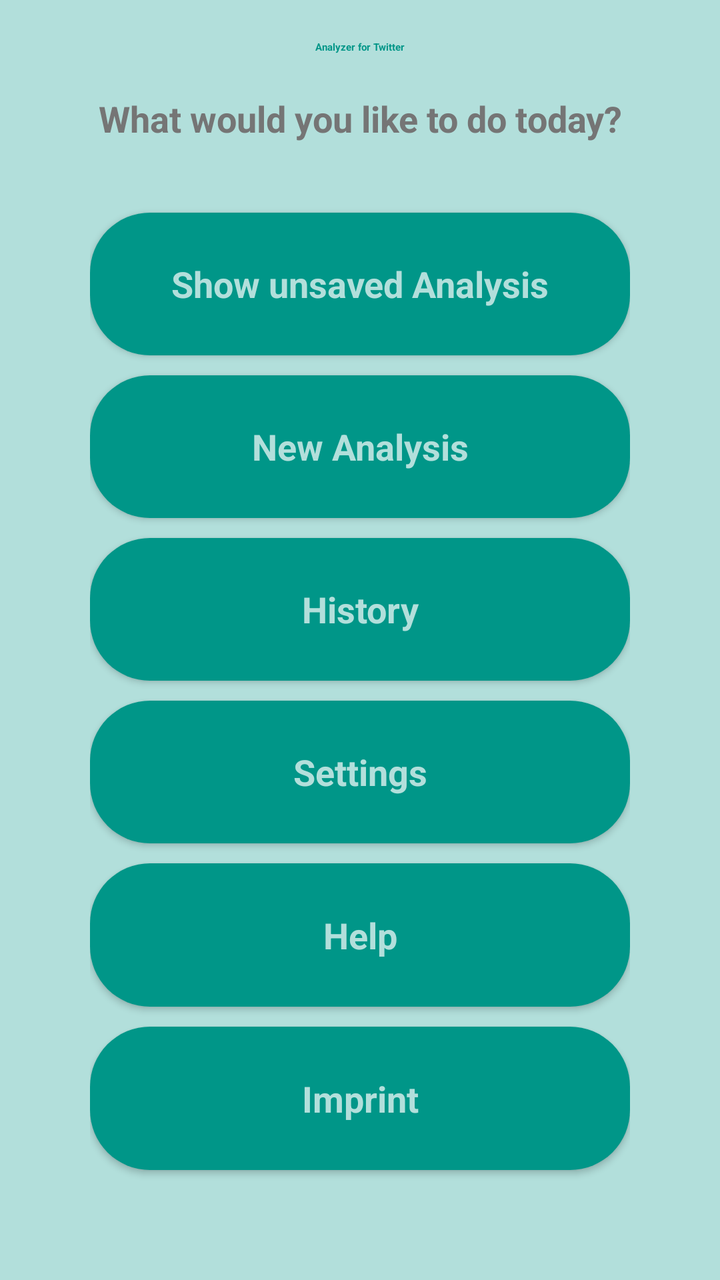
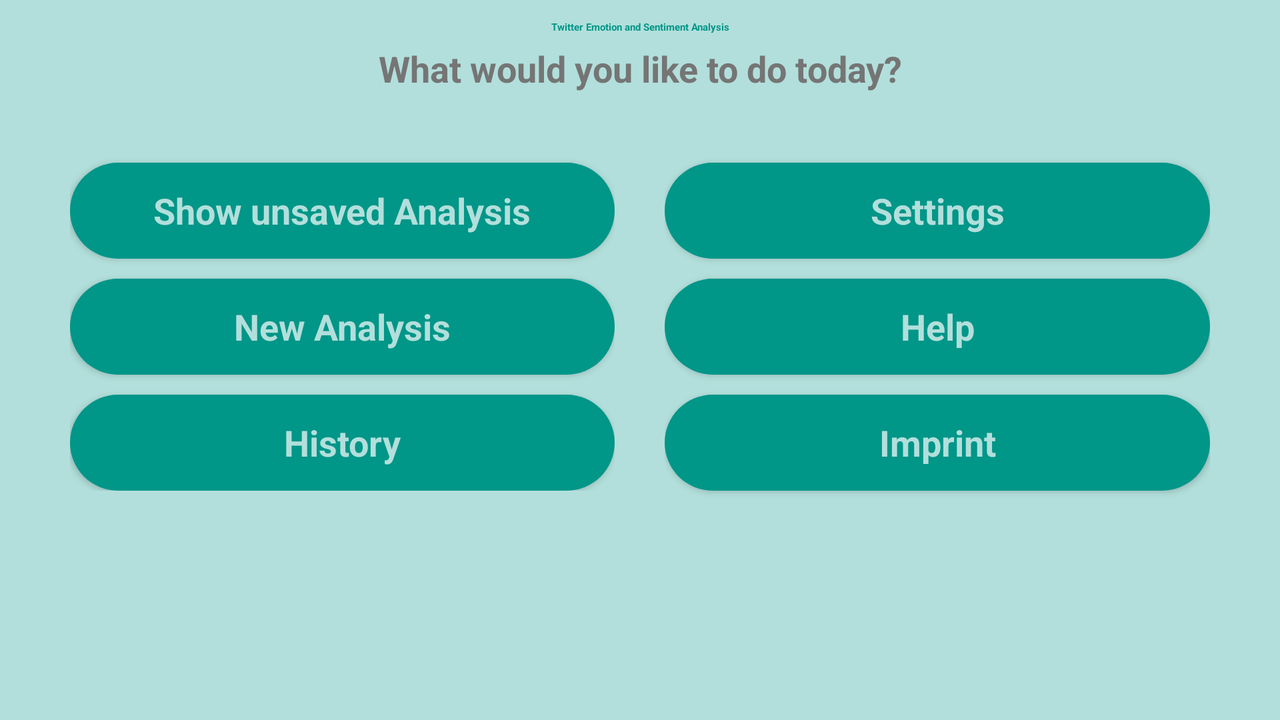

One screen, two layout resources from the same app: the default and the repository's alternative for another configuration. Each is rendered where Android would select it; the XML of both is given below.
<!-- AndroidManifest.xml: application theme AppTheme -->
<!-- res/layout/activity_main.xml -->
<?xml version="1.0" encoding="utf-8"?>

<LinearLayout xmlns:android="http://schemas.android.com/apk/res/android"
    xmlns:tools="http://schemas.android.com/tools"
    android:layout_width="match_parent"
    android:layout_height="match_parent"
    android:orientation="vertical"
    android:padding="20dp"
    android:background="@color/colorBackground">

    <TextView
        android:layout_width="match_parent"

        android:text="Analyzer for Twitter"
        android:gravity="center"

        android:textAppearance="@style/H1"

        android:layout_height="wrap_content" />

    <TextView
        android:layout_marginTop="20dp"
        android:layout_width="match_parent"
        android:gravity="center"
        android:text="What would you like to do today?"
        android:textAppearance="@style/H2"
        android:layout_height="wrap_content" />



    <LinearLayout
        android:layout_width="match_parent"
        android:layout_weight="1"
        android:gravity="center"
        android:orientation="horizontal"
        android:padding="25dp"
        android:layout_height="0dp">

        <LinearLayout
            android:layout_width="0dp"
            android:orientation="vertical"
            android:layout_weight="7"
            android:layout_height="match_parent">

            <Button
                android:id="@+id/unsavedanalysis"
                android:layout_width="match_parent"
                android:layout_height="0dp"
                android:layout_marginTop="10dp"
                android:layout_weight="1"
                android:backgroundTint="@color/warning"
                android:textAppearance="@style/button"
                android:background="@drawable/roundblue2"
                android:text="Show unsaved Analysis" />




            <Button
                android:id="@+id/newAnalysis"
                android:layout_width="match_parent"
                android:layout_height="0dp"
                android:layout_marginTop="10dp"
                android:layout_weight="1"
                android:background="@drawable/roundblue2"
                android:text="New Analysis"
                android:textAppearance="@style/button" />

            <Button
                android:id="@+id/history"
                android:background="@drawable/roundblue2"
                android:textAppearance="@style/button"
                android:layout_width="match_parent"
                android:layout_marginTop="10dp"
                android:layout_weight="1"
                android:text="History"

                android:layout_height="0dp" />

            <Button
                android:id="@+id/settings"
                android:background="@drawable/roundblue2"
                android:textAppearance="@style/button"
                android:layout_width="match_parent"
                android:layout_marginTop="10dp"
                android:layout_weight="1"
                android:text="Settings"
                android:layout_height="0dp" />
            <Button
                android:id="@+id/help"
                android:background="@drawable/roundblue2"
                android:textAppearance="@style/button"
                android:layout_width="match_parent"
                android:layout_marginTop="10dp"
                android:layout_weight="1"
                android:text="Help"
                android:layout_height="0dp" />

            <Button
                android:id="@+id/imprintbnt"
                android:background="@drawable/roundblue2"
                android:textAppearance="@style/button"
                android:layout_width="match_parent"
                android:layout_marginTop="10dp"
                android:layout_marginBottom="10dp"
                android:layout_weight="1"
                android:text="Imprint"
                android:layout_height="0dp" />
        </LinearLayout>


    </LinearLayout>

</LinearLayout>
<!-- resources referenced by this layout -->
<resources>
  <color name="colorBackground">@color/colorPrimaryLight</color>
  <!-- drawable roundblue2 (drawable) -->
  <?xml version="1.0" encoding="UTF-8"?>
  
  <shape xmlns:android="http://schemas.android.com/apk/res/android">
      <solid android:color="@color/colorButton"/>
      <corners android:radius="30dip"/>
      <padding android:left="0dip" android:top="0dip" android:right="0dip" android:bottom="0dip" />
  </shape>
  <style name="H1" parent="@android:style/TextAppearance.Large">
          <item name="android:textSize">@dimen/h1</item>
          <item name="android:textColor">@color/colorTextH1</item>
          <item name="android:textStyle">bold</item>
      </style>
  <style name="H2" parent="@android:style/TextAppearance.Medium">
     
          <item name="android:textColor">@color/colorTextH2</item>
          <item name="android:textStyle">bold</item>
      </style>
  <style name="button" parent="@android:style/TextAppearance.Medium">
        
          <item name="android:textColor">@color/colorTextButton</item>
          <item name="android:textStyle">bold</item>
      </style>
  <style name="AppTheme" parent="Theme.AppCompat.Light.DarkActionBar">
          
          <item name="colorPrimary">@color/colorPrimary</item>
          <item name="colorPrimaryDark">@color/colorPrimaryDark</item>
          <item name="colorAccent">@color/colorAccent</item>
          <item name="android:statusBarColor">@color/colorPrimary</item>
      </style>
  <color name="colorPrimaryLight">#B2DFDB</color>
  <color name="colorButton">@color/colorPrimary</color>
  <color name="colorTextH1">@color/colorAccent</color>
  <color name="colorTextH2">@color/colorSecondaryText</color>
  <color name="colorTextButton">@color/colorPrimaryLight</color>
  <color name="colorPrimary">#009688</color>
  <color name="colorPrimaryDark">#00796B</color>
  <color name="colorAccent">#009688</color>
  <color name="colorSecondaryText">#757575</color>
</resources>
<!-- res/layout-land/activity_main.xml (the repository's variant of the layout above) -->
<!-- drawn on the phone turned sideways -->
<?xml version="1.0" encoding="utf-8"?>
<LinearLayout xmlns:android="http://schemas.android.com/apk/res/android"
    xmlns:tools="http://schemas.android.com/tools"
    android:layout_width="match_parent"
    android:layout_height="match_parent"
    android:orientation="vertical"
    android:padding="10dp"
    android:background="@color/colorBackground">

    <TextView
        android:layout_width="match_parent"

        android:text="Twitter Emotion and Sentiment Analysis"
        android:gravity="center"

        android:textAppearance="@style/H1"

        android:layout_height="wrap_content" />

    <TextView
        android:layout_marginTop="5dp"
        android:layout_width="match_parent"
        android:gravity="center"
        android:text="What would you like to do today?"
        android:textAppearance="@style/H2"
        android:layout_height="wrap_content" />



    <LinearLayout
        android:layout_width="match_parent"
        android:layout_weight="1"
        android:gravity="center"
        android:orientation="horizontal"

        android:layout_height="match_parent">

        <LinearLayout
            android:layout_width="0dp"
            android:orientation="horizontal"

            android:layout_margin="25dp"
            android:layout_weight="7"
            android:layout_height="match_parent">

            <LinearLayout
                android:layout_width="0dp"
                android:layout_weight="1"
                android:orientation="vertical"
                android:layout_marginRight="25dp"
                android:paddingBottom="5dp"
                android:layout_height="wrap_content">
            <Button
                android:id="@+id/unsavedanalysis"
                android:layout_width="match_parent"
                android:layout_height="0dp"
                android:layout_marginTop="10dp"
                android:layout_weight="1"
                android:textAppearance="@style/button"
                android:backgroundTint="@color/warning"
                android:background="@drawable/roundblue2"
                android:text="Show unsaved Analysis" />

            <Button
                android:id="@+id/newAnalysis"
                android:layout_width="match_parent"
                android:layout_height="0dp"
                android:layout_marginTop="10dp"
                android:layout_weight="1"
                android:background="@drawable/roundblue2"
                android:text="New Analysis"
                android:textAppearance="@style/button" />

            <Button
                android:id="@+id/history"
                android:background="@drawable/roundblue2"
                android:textAppearance="@style/button"
                android:layout_width="match_parent"
                android:layout_marginTop="10dp"
                android:layout_weight="1"
                android:text="History"

                android:layout_height="0dp" />
            </LinearLayout>

            <LinearLayout
                android:layout_width="0dp"
                android:layout_weight="1"
                android:orientation="vertical"
                android:layout_height="wrap_content">
            <Button
                android:id="@+id/settings"
                android:background="@drawable/roundblue2"
                android:textAppearance="@style/button"
                android:layout_width="match_parent"
                android:layout_marginTop="10dp"
                android:layout_weight="1"
                android:text="Settings"
                android:layout_height="0dp" />
            <Button
                android:id="@+id/help"
                android:background="@drawable/roundblue2"
                android:textAppearance="@style/button"
                android:layout_width="match_parent"
                android:layout_marginTop="10dp"
                android:layout_weight="1"
                android:text="Help"
                android:layout_height="0dp" />

            <Button
                android:id="@+id/imprintbnt"
                android:background="@drawable/roundblue2"
                android:textAppearance="@style/button"
                android:layout_width="match_parent"
                android:layout_marginTop="10dp"
                android:layout_marginBottom="10dp"
                android:layout_weight="1"
                android:text="Imprint"
                android:layout_height="0dp" />
        </LinearLayout>
        </LinearLayout>


    </LinearLayout>

</LinearLayout>
